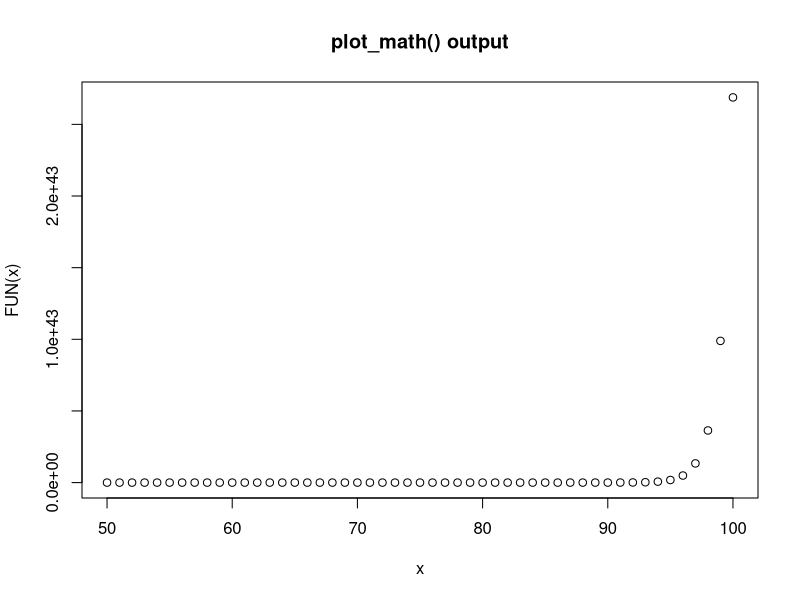
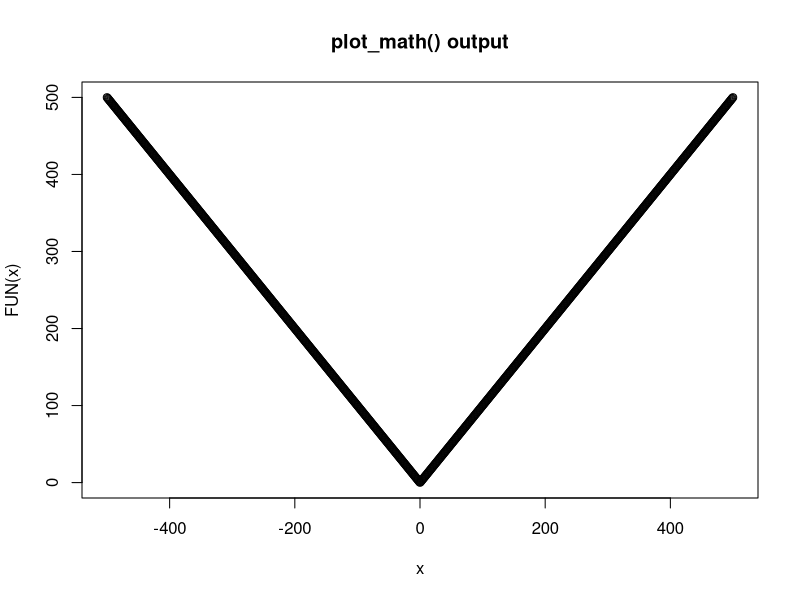
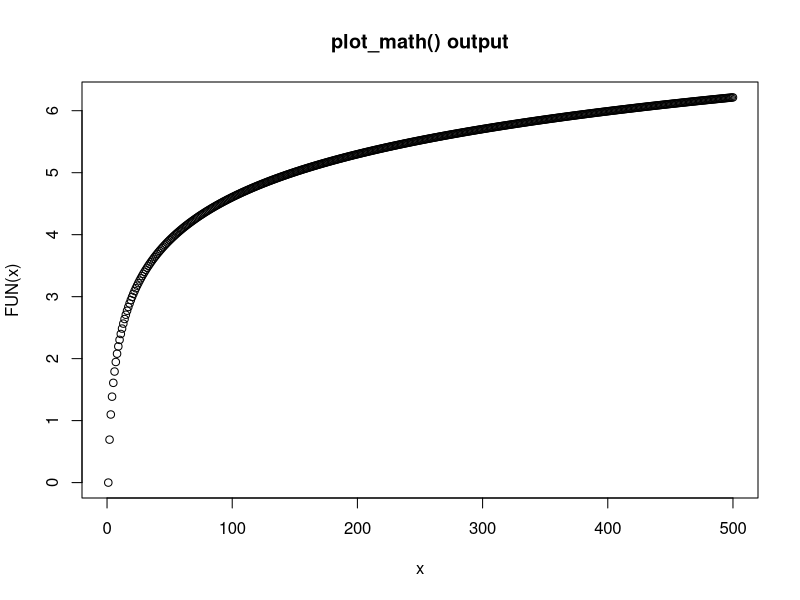
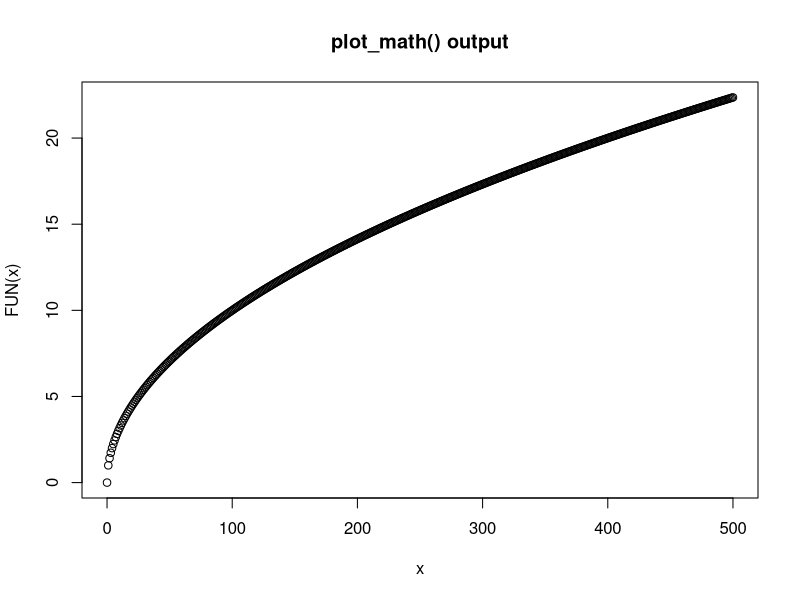
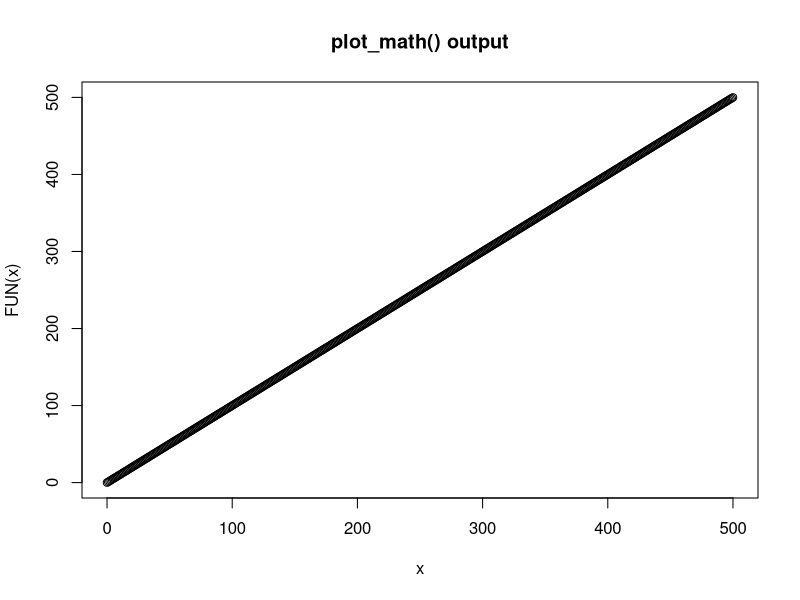
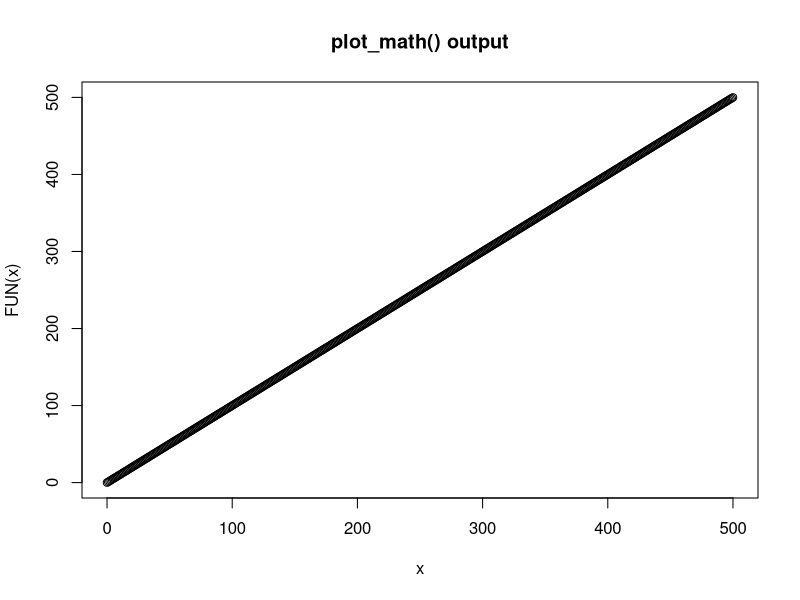
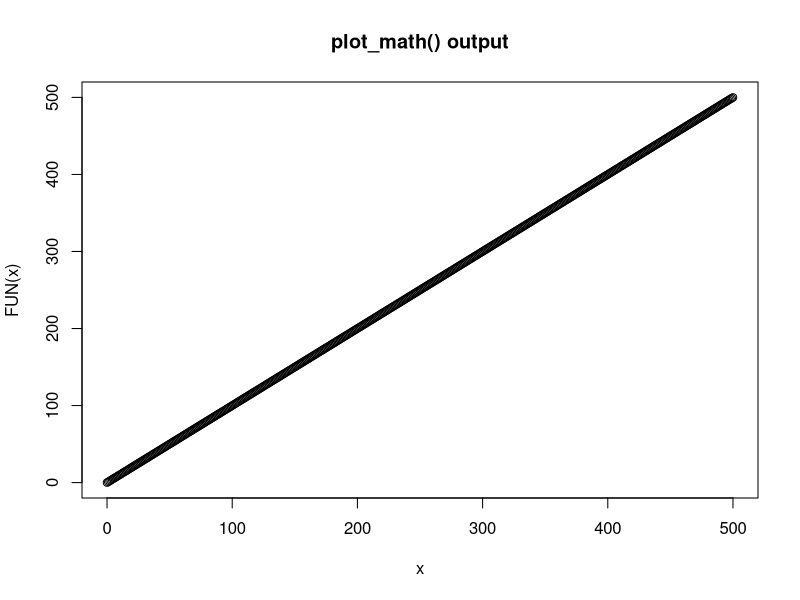
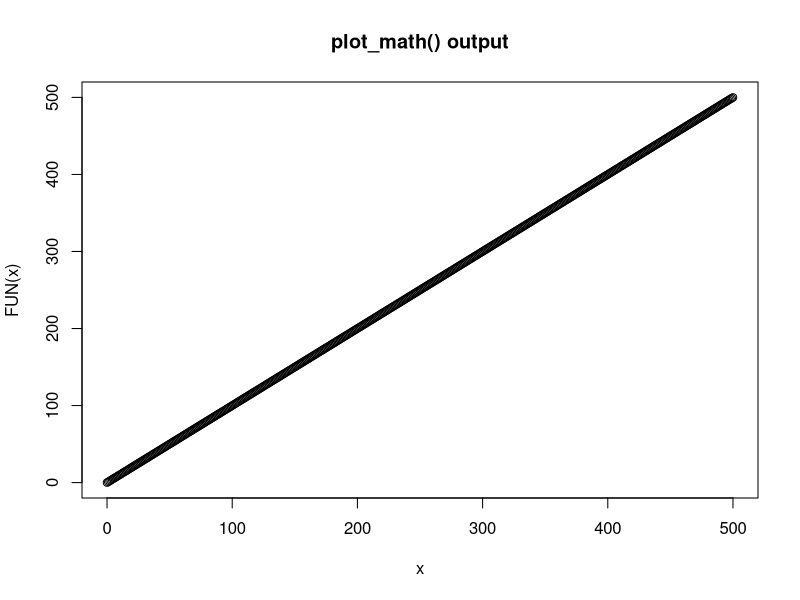

Write the R code that produced these figures, in order. (Note: this script raises an error after producing the figures.)
# Martha Gizaw
# Advanced R Final Exam
# March 4-5, 2020

# CREATING AN EXTENSION OF ARITHMETIC FUNCTIONS

# OBJECTIVE: To create a new function that extends the functionality of the existing arithmetic 
# functions in R, such as exp(), log(), sqrt(), and sin().

# The arithmetic functions I will use in this exam are as follows: 
# exp(), log(), sqrt(), abs(), ceiling(), floor(), trunc(), round(), signif(), cos(), sin(), tan()

#===============================================================================================#

# (1) Create a function named "plot_math" that takes two inputs: a function, and a vector x.

# I used FUN as an argument to input any math function to determine the result of the vector x.
plot_math <- function(FUN, x){
  return(FUN(x))
}

#===============================================================================================#

# (2) Your function should perform the chosen function on each value in x.

# To check the results of x, I executed plot_math for each math function. Let x contain three 
# vector values.

# Solve with Euler's number e and its exponent x.
plot_math(exp, c(1, 2.71, log(10))) # log() is the same as ln, so e^ln(x) = x.

# Calculate the natural log of x.
plot_math(log, c(1, 10, 54.59999))

# Calculate the square root of x.
plot_math(sqrt, c(1, 10^2, 960+2))

# Calculate the absolute value of x.
plot_math(abs, c(5, -5, -(-3/-5)))

# Round to the nearest integer greater than x using ceiling.
# Round to the nearest integer less than x using floor. 
# Round x to the nearest integer in the direction of 0 using trunc.
plot_math(ceiling, c(1, 1.11, -1.75))
plot_math(floor, c(1, 1.11, -1.75))
plot_math(trunc, c(1, 1.11, -1.75))

# Round x to the nearest whole number.
plot_math(round, c(5.66666667, -3.39, 5/6))

# Round x to a number of significant figures.
plot_math(signif, c(0.707, 1, 5.33333/6.667))

# Calculate the cosine, sine, and tangent of x.
plot_math(cos, c(0, 0.556, 3.14))
plot_math(sin, c(0, 0.556, 3.14))
plot_math(tan, c(0, 0.556, 3.14))

#===============================================================================================#

# (3) It should then plot the results in a scatterplot (use the plot() function), with the values
# from x in the x-axis and the output from the plot_math() function in the y-axis.

# I have updated the function with a statement for plotting the output.
plot_math <- function(FUN, x){
  return(plot(x, FUN(x), main="plot_math() output"))
}

# I have varied x to accurately plot the graphs of each math function.
plot_math(exp, c(50:100))

plot_math(abs, c(-500:500))

plot_math(log, c(0:500))
plot_math(sqrt, c(0:500))

# The graphs for ceiling, floor, trunc, round, and signif are all linear.
plot_math(ceiling, c(0:500))
plot_math(floor, c(0:500))
plot_math(trunc, c(0:500))
plot_math(round, c(0:500))
plot_math(signif, c(0:500))

# Variables that store generated sequences are vectors, too! Now we can clearly see the trig 
# graphs.
x <- seq(0,10,0.1)
is.vector(x)
plot_math(cos, x)
plot_math(sin, x)
plot_math(tan, x)

#===============================================================================================#

# (4) Now, include an option to return the output from (2) as a vector in addition to plotting 
# it. This will require an additional argument for the function as well as an if-clause in the 
# function.

# In plot_math, plot a function that matches with the variable y. Suppose y calls for the 
# square root of x. If the user specifies FUN = sqrt, plot_math will return y as a vector 
# while plotting it. If the user specifies a function other than sqrt (e.g. FUN = log), 
# plot_math will output FALSE because y does not match with FUN, and the scatterplot will 
# not appear.
plot_math <- function(FUN, x, y){
  ifelse(y == FUN(x), plot(x, y, main="plot_math() output") & return(as.vector(y)), return(FALSE))
}

# If y can equate to FUN, then we can return the output as a vector while producing the graph.
x <- c(0:500)
plot_math(sqrt, x, sqrt(x))
plot_math(log, x, sqrt(x))
plot_math(log, x, log(x))

#===============================================================================================#

# (5) Last, include a check that will stop your function from running if the user passes negative 
# x values while specifying the sqrt() or log() functions (you cannot take the square root or log 
# of a negative number).

# I have updated plot_math to include a simple test in an inelse clause that checks if x is 0 
# or greater, the vector output y does not contain any values of NaN, and the user specifies 
# either FUN = sqrt or FUN = log for y. While y can match with any math function, if all of 
# the above conditions are true, then plot_math will properly plot the sqrt and log outputs.
plot_math <- function(FUN, x, y){
  while(any(y == FUN(x))){
    ifelse(x >= 0 & any(is.nan(y)) == FALSE & (y == sqrt(x) | y == log(x)),
           plot(x, y, main="plot_math() output") & return(as.vector(y)), return(FALSE))
  }
}

# First, let's try a vector with all positive values. The tryCatch loops are used to check for 
# any errors or warnings with sqrt or log.
x <- c(0:500)
plot_math(abs, x, abs(x))
tryCatch(
  expr = {
    plot_math(sqrt, x, sqrt(x))
  },
  warning = function(w){
    stop("You cannot take the square root of a negative number!")
    print(w)
  }
)
tryCatch(
  expr = {
    plot_math(log, x, log(x))
  },
  warning = function(w){
    stop("You cannot take the log of a negative number!")
    print(w)
  }
)

# Now let's try a vector with half of the values being negative integers.
x <- c(-500:500)
plot_math(abs, x, abs(x))
tryCatch(
  expr = {
    plot_math(sqrt, x, sqrt(x))
  },
  warning = function(w){
    stop("You cannot take the square root of a negative number!")
    print(w)
  }
)
tryCatch(
  expr = {
    plot_math(log, x, log(x))
  },
  warning = function(w){
    stop("You cannot take the log of a negative number!")
    print(w)
  }
)

#===============================================================================================#

"THE END!"
graphics.off()
clc <- function() cat(rep("\n", 50))
clc()
rm(list = ls(all.names = TRUE))

# Martha Gizaw
# Advanced R Final Exam
# March 4-5, 2020